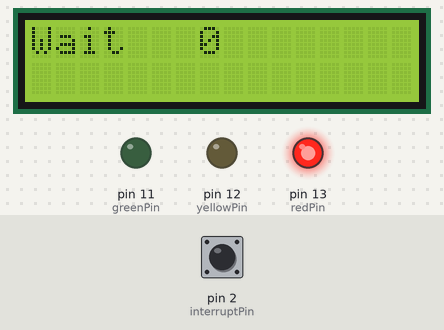
A sketch run on a simulated Arduino Uno, built with avr-gcc and run on an emulated ATmega328P. On the bench: 16×2 character LCD, output pins drawn as LEDs (lit = HIGH). Inputs (shaded band) come from the test bench; at power-on: pin 2 (interruptPin) HIGH. EEPROM starts erased.

Above: at 1.2 s.
1.3 s: pin 2 (interruptPin) pulsed LOW 5 times (0.12 s each, 0.3 s apart)
At 7.8 s:
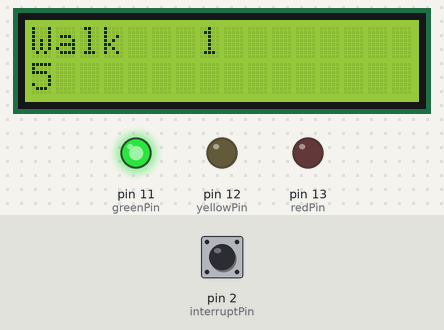
13.5 s: pin 2 (interruptPin) pulled LOW for 0.15 s
At 15.8 s:
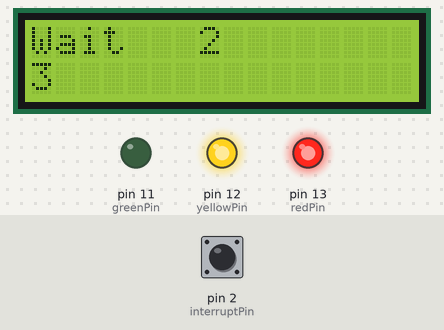
Timing chart, 0 to 24.5 s (numbered marks = the images above; inputs shaded):
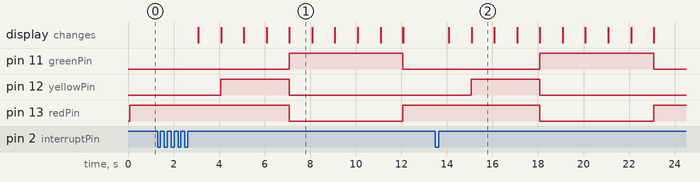

Measured:
- after the input at 1.3 s, pin 11 (greenPin): LOW → HIGH after 5.8 s, → LOW 5.0 s later; pin 12 (yellowPin): LOW → HIGH after 2.8 s, → LOW 3.0 s later; pin 13 (redPin): HIGH → LOW after 5.8 s, → HIGH 5.0 s later; the display: first changes after 1.8 s (image 1 shows a later state)
- after the input at 13.5 s, pin 11 (greenPin): LOW → HIGH after 4.6 s, → LOW 5.0 s later; pin 12 (yellowPin): LOW → HIGH after 1.6 s, → LOW 3.0 s later; pin 13 (redPin): HIGH → LOW after 4.6 s, → HIGH 5.0 s later; the display: first changes after 0.59 s (image 2 shows a later state)
- what the display in image 1 shows lasts 1.0 s, from 7.1 s to 8.1 s

The sketch:

trafficLight.ino
```cpp
#include <LiquidCrystal_I2C.h>
#include <EEPROM.h>

LiquidCrystal_I2C lcd(0x27, 16, 2);

const int redPin = 13;
const int yellowPin = 12;
const int greenPin = 11;
const int interruptPin = 2;

volatile bool pressed = false;
volatile bool tickFlag = false;
volatile int countdownSeconds = 0;

volatile bool buttonPressed = false;

int totalTime = 10;
int walkTime = totalTime / 2;

int VERSION = 1;

int pressCounter = 0;

void setup() {
  if (EEPROM.read(0) == VERSION) {
    totalTime = EEPROM.read(1);
    pressCounter = EEPROM.read(2);
  } else {
    EEPROM.update(0, VERSION);
    EEPROM.update(1, totalTime);
    EEPROM.update(2, pressCounter);
  }

  walkTime = totalTime / 2;

  lcd.init();
  lcd.backlight();

  pinMode(redPin, OUTPUT);
  pinMode(yellowPin, OUTPUT);
  pinMode(greenPin, OUTPUT);

  pinMode(interruptPin, INPUT_PULLUP);
  attachInterrupt(digitalPinToInterrupt(interruptPin), toggleLights, FALLING);

  //https://www.instructables.com/Arduino-Timer-Interrupts
  cli();//stop interrupts

  //set timer1 interrupt at 1Hz
  TCCR1A = 0;// set entire TCCR1A register to 0
  TCCR1B = 0;// same for TCCR1B
  TCNT1  = 0;//initialize counter value to 0
  // set compare match register for 1hz increments
  OCR1A = 15624;// = (16*10^6) / (1*1024) - 1 (must be <65536)
  // turn on CTC mode
  TCCR1B |= (1 << WGM12);
  // Set CS10 and CS12 bits for 1024 prescaler
  TCCR1B |= (1 << CS12) | (1 << CS10);
  // enable timer compare interrupt
  TIMSK1 |= (1 << OCIE1A);

  sei();//allow interrupts
}

void loop() {
  if (buttonPressed) {
    buttonPressed = false;

    if (!pressed && millis() > 2000) {
      pressed = true;
      countdownSeconds = totalTime;

      pressCounter++;
      EEPROM.update(2, pressCounter);
    }
  }

  if (!pressed) {
    digitalWrite(redPin, HIGH);
    digitalWrite(yellowPin, LOW);
    digitalWrite(greenPin, LOW);

    lcd.setCursor(0, 0);
    lcd.print("Wait");

    lcd.setCursor(7, 0);
    lcd.print(pressCounter);
  } else {
    if (tickFlag) {
      tickFlag = false;

      if (countdownSeconds > walkTime) {
        digitalWrite(redPin, HIGH);
        if (countdownSeconds <= totalTime - walkTime / 2) {
          digitalWrite(yellowPin, HIGH);
        }
        digitalWrite(greenPin, LOW);

        lcd.setCursor(0, 0);
        lcd.print("Wait");

        lcd.setCursor(7, 0);
        lcd.print(pressCounter);

        lcd.setCursor(0, 1);
        lcd.print(countdownSeconds - walkTime);
        lcd.print("          ");
      }
      else if (countdownSeconds > 0) {
        digitalWrite(redPin, LOW);
        digitalWrite(yellowPin, LOW);
        digitalWrite(greenPin, HIGH);

        lcd.setCursor(0, 0);
        lcd.print("Walk");
        lcd.setCursor(0, 1);
        lcd.print(countdownSeconds);
        lcd.print("          ");
      }
      else {
        pressed = false;
        lcd.clear();
      }
    }
  }
}

void toggleLights() {
  buttonPressed = true;
}

ISR(TIMER1_COMPA_vect) {
  if (pressed && countdownSeconds > 0) {
    countdownSeconds--;
    tickFlag = true;
  }
}
```
